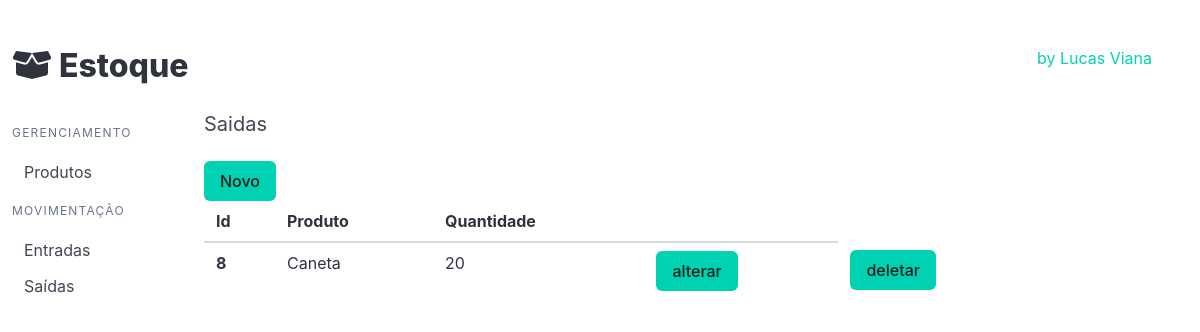
Screenshot of /saida/list_saida with the database file from the repository.
### saida/models.py (models this page shows, shortened)
class Saidas(models.Model):
    produto = models.ForeignKey(Produtos, on_delete=models.CASCADE, verbose_name='Produto')
    preco = models.FloatField('Preco', default=0)
    quantidade = models.IntegerField('Quantidade', default=0)
    criado = models.DateTimeField('Criado em', auto_now_add=True)
    modificado = models.DateTimeField('Modificado em', auto_now=True)

### produto/models.py (models this page shows, shortened)
class Produtos(models.Model):
    produto = models.CharField('Produto', max_length=200)
    cor = models.ForeignKey(Cores, on_delete=models.PROTECT, verbose_name='Cor')
    descricao = models.TextField('Descriçao', blank=True)
    quantidade = models.IntegerField('Quantidade', default=0)
    preco = models.DecimalField('Preço', decimal_places=2, max_digits=8, default=0)
    criado = models.DateTimeField('Criado em', auto_now_add=True)
    modificado = models.DateField('Modificado em', auto_now=True)
    def __str__(self):
        return self.produto
    class Meta:
        verbose_name = 'Produto'
        verbose_name_plural = 'Produtos'
        ordering = ['-produto']

### saida/views.py (the view)
# urls.py: path('list_saida', list_saida, name='list_saida'),
def list_saida(request):
    saidas = Saidas.objects.all()
    template_name = 'list_saida.html'
    context = {
        'saidas': saidas
    }
    return render(request, template_name, context)

### saida/templates/list_saida.html
{% extends 'base.html' %}{% block product %}
<h2 class="subtitle">Saidas</h2>
<a class="button is-primary" href="{% url 'saida:new_saida' %}">Novo</a>
<table class="table is-striped is-hoverable is-fullwidth">
  <thead>
    <tr>
      <th>Id</th>
      <th>Produto</th>
      <th>Quantidade</th>
      <th></th>
    </tr>
  </thead>
  <tbody>{% for saida in saidas %}<tr>
      <th>{{ saida.id }}</th>
      <td>{{ saida.produto }}</td>
      <td>{{ saida.quantidade }}</td>
      <td><a class="button is-primary" href="{% url 'saida:update_saida' saida.id %}">alterar</a></td>
      <td><a class="button is-primary" href="{% url 'saida:delete_saida' saida.id %}">deletar</a></td>
    </tr>{% endfor %} </tbody>
</table>
{% endblock %}

### rows the page displays
Saidas: id "8", produto "Caneta", quantidade "20"
